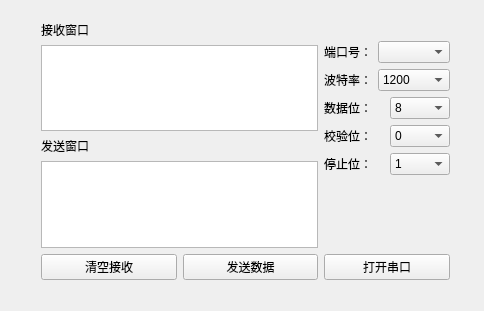
<?xml version="1.0" encoding="UTF-8"?>
<ui version="4.0">
 <class>MainWindow</class>
 <widget class="QMainWindow" name="MainWindow">
  <property name="geometry">
   <rect>
    <x>0</x>
    <y>0</y>
    <width>484</width>
    <height>311</height>
   </rect>
  </property>
  <property name="windowTitle">
   <string>MainWindow</string>
  </property>
  <widget class="QWidget" name="centralWidget">
   <widget class="QWidget" name="layoutWidget">
    <property name="geometry">
     <rect>
      <x>30</x>
      <y>10</y>
      <width>431</width>
      <height>281</height>
     </rect>
    </property>
    <layout class="QHBoxLayout" name="horizontalLayout_7">
     <item>
      <layout class="QVBoxLayout" name="verticalLayout">
       <item>
        <widget class="QLabel" name="label">
         <property name="text">
          <string>接收窗口</string>
         </property>
        </widget>
       </item>
       <item>
        <widget class="QTextEdit" name="textEdit"/>
       </item>
       <item>
        <widget class="QLabel" name="label_2">
         <property name="text">
          <string>发送窗口</string>
         </property>
        </widget>
       </item>
       <item>
        <widget class="QTextEdit" name="textEdit_2"/>
       </item>
       <item>
        <layout class="QHBoxLayout" name="horizontalLayout">
         <item>
          <widget class="QPushButton" name="clearButton">
           <property name="text">
            <string>清空接收</string>
           </property>
          </widget>
         </item>
         <item>
          <widget class="QPushButton" name="sendButton">
           <property name="text">
            <string>发送数据</string>
           </property>
          </widget>
         </item>
        </layout>
       </item>
      </layout>
     </item>
     <item>
      <layout class="QVBoxLayout" name="verticalLayout_2">
       <item>
        <layout class="QVBoxLayout" name="verticalLayout_3">
         <item>
          <widget class="QLabel" name="label_8">
           <property name="text">
            <string/>
           </property>
          </widget>
         </item>
         <item>
          <layout class="QHBoxLayout" name="horizontalLayout_2">
           <item>
            <widget class="QLabel" name="label_3">
             <property name="text">
              <string>端口号：</string>
             </property>
            </widget>
           </item>
           <item>
            <widget class="QComboBox" name="PortBox"/>
           </item>
          </layout>
         </item>
         <item>
          <layout class="QHBoxLayout" name="horizontalLayout_3">
           <item>
            <widget class="QLabel" name="label_4">
             <property name="text">
              <string>波特率：</string>
             </property>
            </widget>
           </item>
           <item>
            <widget class="QComboBox" name="BaudBox">
             <item>
              <property name="text">
               <string>1200</string>
              </property>
             </item>
             <item>
              <property name="text">
               <string>115200</string>
              </property>
             </item>
             <item>
              <property name="text">
               <string>4800</string>
              </property>
             </item>
             <item>
              <property name="text">
               <string>9600</string>
              </property>
             </item>
             <item>
              <property name="text">
               <string>19200</string>
              </property>
             </item>
            </widget>
           </item>
          </layout>
         </item>
         <item>
          <layout class="QHBoxLayout" name="horizontalLayout_4">
           <item>
            <widget class="QLabel" name="label_5">
             <property name="text">
              <string>数据位：</string>
             </property>
            </widget>
           </item>
           <item>
            <widget class="QComboBox" name="BitNumBox">
             <item>
              <property name="text">
               <string>8</string>
              </property>
             </item>
            </widget>
           </item>
          </layout>
         </item>
         <item>
          <layout class="QHBoxLayout" name="horizontalLayout_5">
           <item>
            <widget class="QLabel" name="label_6">
             <property name="text">
              <string>校验位：</string>
             </property>
            </widget>
           </item>
           <item>
            <widget class="QComboBox" name="ParityBox">
             <item>
              <property name="text">
               <string>0</string>
              </property>
             </item>
            </widget>
           </item>
          </layout>
         </item>
         <item>
          <layout class="QHBoxLayout" name="horizontalLayout_6">
           <item>
            <widget class="QLabel" name="label_7">
             <property name="text">
              <string>停止位：</string>
             </property>
            </widget>
           </item>
           <item>
            <widget class="QComboBox" name="StopBox">
             <item>
              <property name="text">
               <string>1</string>
              </property>
             </item>
             <item>
              <property name="text">
               <string>2</string>
              </property>
             </item>
            </widget>
           </item>
          </layout>
         </item>
        </layout>
       </item>
       <item>
        <spacer name="verticalSpacer">
         <property name="orientation">
          <enum>Qt::Vertical</enum>
         </property>
         <property name="sizeHint" stdset="0">
          <size>
           <width>20</width>
           <height>68</height>
          </size>
         </property>
        </spacer>
       </item>
       <item>
        <widget class="QPushButton" name="openButton">
         <property name="text">
          <string>打开串口</string>
         </property>
        </widget>
       </item>
      </layout>
     </item>
    </layout>
   </widget>
  </widget>
 </widget>
 <layoutdefault spacing="6" margin="11"/>
 <resources/>
 <connections/>
</ui>
